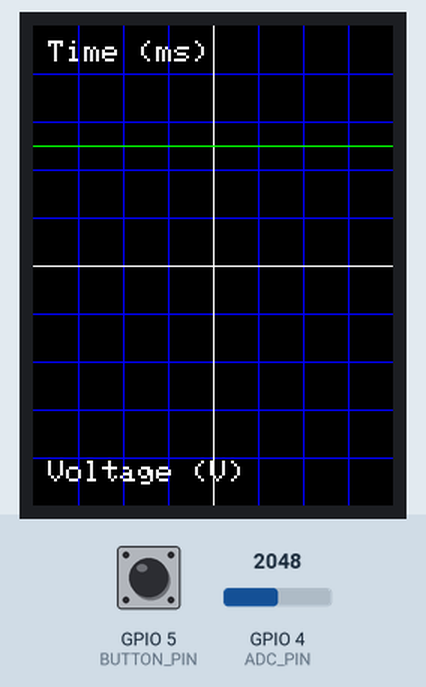
Recording of a sketch running on a simulated ESP32. Shown: 240×320 colour display. Inputs (shaded band) come from the test bench; at power-on: GPIO 4 (ADC_PIN) = 2048, GPIO 5 (BUTTON_PIN) HIGH. Nothing arrives over Bluetooth unless stated; what the sketch prints to the serial monitor is not drawn.

Above: at 1.4 s.
1.5 s: GPIO 4 (ADC_PIN) set to 1049
At 3.0 s:
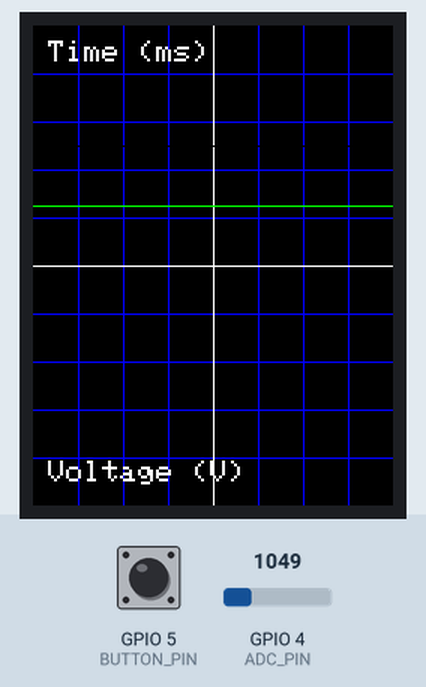
3.3 s: GPIO 4 (ADC_PIN) set to 931
At 4.8 s:
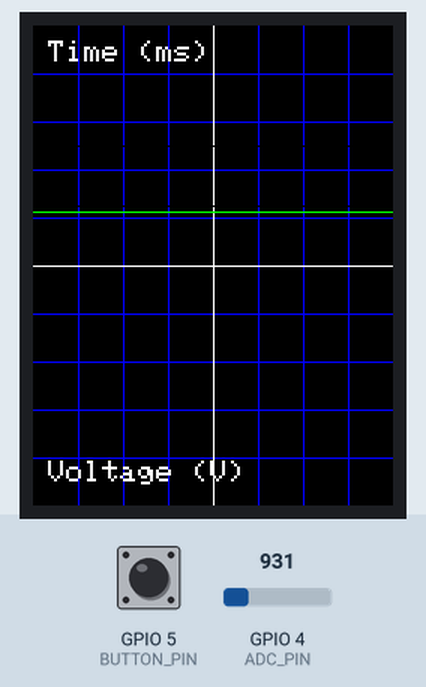
5.1 s: GPIO 4 (ADC_PIN) set to 1228
At 6.9 s:
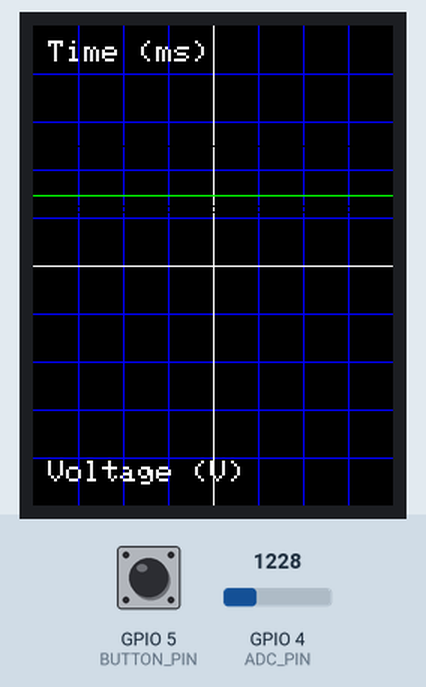
Timing chart, 0 to 6.0 s (numbered marks = the images above; inputs shaded):
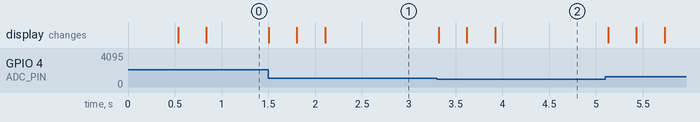

The sketch:

DigitalPortableOscilloscope.ino
```cpp
#include <Adafruit_GFX.h>
#include <Adafruit_ST7789.h>
#include <SPI.h>
#include <math.h>
#include "BluetoothSerial.h"
#include "drawUtils.h"  // Include the header for drawing functions

#define TFT_CS     14
#define TFT_RST    15
#define TFT_DC     32
#define TFT_SCK    18
#define TFT_MOSI   23
#define ADC_PIN    4   // ADC input from signal source
#define BUTTON_PIN 5   // Push button to pause/resume

Adafruit_ST7789 tft = Adafruit_ST7789(TFT_CS, TFT_DC, TFT_RST);
BluetoothSerial SerialBT;

const int screenWidth = 240;
const int screenHeight = 320;
const int midY = screenHeight / 2;  // Center Y position (0V)

int prevY[screenWidth];  // Store previous Y values for clearing
bool isPaused = false;

void setup() {
    Serial.begin(115200);
    SerialBT.begin("ESP32_Scope"); // Bluetooth device name
    pinMode(BUTTON_PIN, INPUT_PULLUP);
    tft.init(240, 320);
    tft.setRotation(0);

    drawFullScreenGUI(tft, screenWidth, screenHeight, midY);  // Call the function from drawUtils.cpp
    memset(prevY, midY, sizeof(prevY)); // Initialize previous Y positions
}

void loop() {
    static int x = 0;

    if (digitalRead(BUTTON_PIN) == LOW) {  // Detect button press
        delay(200); // Debounce delay
        isPaused = !isPaused;
    }

    if (!isPaused) {
        int adcValue = analogRead(ADC_PIN);
        float voltage = adcValue * (3.3 / 4095.0);

        Serial.print("ADC: "); Serial.print(adcValue);
        Serial.print(" | Voltage: "); Serial.println(voltage);
        SerialBT.print("ADC: "); SerialBT.print(adcValue);
        SerialBT.print(" | Voltage: "); SerialBT.println(voltage);

        int y = map(adcValue, 0, 4095, screenHeight / 2, 0);
        tft.drawPixel(x, prevY[x], ST77XX_BLACK);
        tft.drawPixel(x, y, ST77XX_GREEN);
        prevY[x] = y;

        x++;
        if (x >= screenWidth) {
            x = 0;
        }
    }
}
```

drawUtils.cpp
```cpp
#include <Adafruit_GFX.h>
#include <Adafruit_ST7789.h>
#include "drawUtils.h"

// Draw the full screen GUI with grid and axis lines
void drawFullScreenGUI(Adafruit_ST7789 &tft, int screenWidth, int screenHeight, int midY) {
    tft.fillScreen(ST77XX_BLACK);
    drawGrid(tft, screenWidth, screenHeight);  // Call drawGrid from the same file
    tft.drawFastHLine(0, midY, screenWidth, ST77XX_WHITE);
    tft.drawFastVLine(screenWidth / 2, 0, screenHeight, ST77XX_WHITE);
    tft.setTextColor(ST77XX_WHITE);
    tft.setTextSize(2);
    tft.setCursor(10, 10);
    tft.print("Time (ms)");
    tft.setCursor(10, screenHeight - 30);
    tft.print("Voltage (V)");
}

// Draw grid lines on the display
void drawGrid(Adafruit_ST7789 &tft, int screenWidth, int screenHeight) {
    int columnSpacing = screenWidth / 8;
    for (int i = 1; i < 8; i++) {
        int x = i * columnSpacing;
        tft.drawFastVLine(x, 0, screenHeight, ST77XX_BLUE);
    }

    int rowSpacing = screenHeight / 10;
    for (int i = 1; i < 10; i++) {
        int y = i * rowSpacing;
        tft.drawFastHLine(0, y, screenWidth, ST77XX_BLUE);
    }
}
```

drawUtils.h
```cpp
#ifndef DRAWUTILS_H
#define DRAWUTILS_H

#include <Adafruit_GFX.h>
#include <Adafruit_ST7789.h>

void drawFullScreenGUI(Adafruit_ST7789 &tft, int screenWidth, int screenHeight, int midY);
void drawGrid(Adafruit_ST7789 &tft, int screenWidth, int screenHeight);

#endif
```

Measured:
- after the input at 1.5 s, the display: first changes at once (image 1 shows a later state)
- after the input at 3.3 s, the display: first changes at once (image 2 shows a later state)
